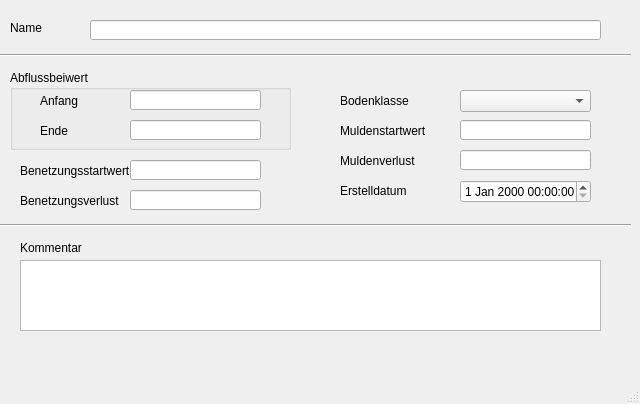
<?xml version="1.0" encoding="UTF-8"?>
<ui version="4.0">
 <class>MainWindow</class>
 <widget class="QMainWindow" name="MainWindow">
  <property name="geometry">
   <rect>
    <x>0</x>
    <y>0</y>
    <width>640</width>
    <height>404</height>
   </rect>
  </property>
  <property name="windowTitle">
   <string>MainWindow</string>
  </property>
  <widget class="QWidget" name="centralwidget">
   <widget class="QLabel" name="label">
    <property name="geometry">
     <rect>
      <x>10</x>
      <y>20</y>
      <width>46</width>
      <height>16</height>
     </rect>
    </property>
    <property name="text">
     <string>Name</string>
    </property>
   </widget>
   <widget class="QLabel" name="label_20">
    <property name="geometry">
     <rect>
      <x>20</x>
      <y>190</y>
      <width>121</width>
      <height>21</height>
     </rect>
    </property>
    <property name="text">
     <string>Benetzungsverlust</string>
    </property>
   </widget>
   <widget class="QLabel" name="label_5">
    <property name="geometry">
     <rect>
      <x>20</x>
      <y>160</y>
      <width>111</width>
      <height>21</height>
     </rect>
    </property>
    <property name="text">
     <string>Benetzungsstartwert</string>
    </property>
   </widget>
   <widget class="QLabel" name="label_6">
    <property name="geometry">
     <rect>
      <x>340</x>
      <y>120</y>
      <width>91</width>
      <height>21</height>
     </rect>
    </property>
    <property name="text">
     <string>Muldenstartwert</string>
    </property>
   </widget>
   <widget class="QLabel" name="label_18">
    <property name="geometry">
     <rect>
      <x>340</x>
      <y>90</y>
      <width>91</width>
      <height>21</height>
     </rect>
    </property>
    <property name="text">
     <string>Bodenklasse</string>
    </property>
   </widget>
   <widget class="QLabel" name="label_70">
    <property name="geometry">
     <rect>
      <x>340</x>
      <y>180</y>
      <width>91</width>
      <height>21</height>
     </rect>
    </property>
    <property name="text">
     <string>Erstelldatum</string>
    </property>
   </widget>
   <widget class="Line" name="line">
    <property name="geometry">
     <rect>
      <x>0</x>
      <y>40</y>
      <width>631</width>
      <height>31</height>
     </rect>
    </property>
    <property name="orientation">
     <enum>Qt::Horizontal</enum>
    </property>
   </widget>
   <widget class="Line" name="line_2">
    <property name="geometry">
     <rect>
      <x>0</x>
      <y>210</y>
      <width>631</width>
      <height>31</height>
     </rect>
    </property>
    <property name="orientation">
     <enum>Qt::Horizontal</enum>
    </property>
   </widget>
   <widget class="QLabel" name="label_14">
    <property name="geometry">
     <rect>
      <x>20</x>
      <y>240</y>
      <width>81</width>
      <height>16</height>
     </rect>
    </property>
    <property name="text">
     <string>Kommentar</string>
    </property>
   </widget>
   <widget class="QGroupBox" name="groupBox">
    <property name="geometry">
     <rect>
      <x>10</x>
      <y>70</y>
      <width>281</width>
      <height>80</height>
     </rect>
    </property>
    <property name="title">
     <string>Abflussbeiwert </string>
    </property>
    <widget class="QLabel" name="label_9">
     <property name="geometry">
      <rect>
       <x>30</x>
       <y>20</y>
       <width>71</width>
       <height>21</height>
      </rect>
     </property>
     <property name="text">
      <string>Anfang</string>
     </property>
    </widget>
    <widget class="QLabel" name="label_13">
     <property name="geometry">
      <rect>
       <x>30</x>
       <y>50</y>
       <width>71</width>
       <height>21</height>
      </rect>
     </property>
     <property name="text">
      <string>Ende</string>
     </property>
    </widget>
    <widget class="QLineEdit" name="anfangsabflussbeiwert">
     <property name="geometry">
      <rect>
       <x>120</x>
       <y>20</y>
       <width>131</width>
       <height>20</height>
      </rect>
     </property>
    </widget>
    <widget class="QLineEdit" name="endabflussbeiwert">
     <property name="geometry">
      <rect>
       <x>120</x>
       <y>50</y>
       <width>131</width>
       <height>20</height>
      </rect>
     </property>
    </widget>
   </widget>
   <widget class="QLabel" name="label_21">
    <property name="geometry">
     <rect>
      <x>340</x>
      <y>150</y>
      <width>91</width>
      <height>21</height>
     </rect>
    </property>
    <property name="text">
     <string>Muldenverlust</string>
    </property>
   </widget>
   <widget class="QLineEdit" name="apnam">
    <property name="geometry">
     <rect>
      <x>90</x>
      <y>20</y>
      <width>511</width>
      <height>20</height>
     </rect>
    </property>
   </widget>
   <widget class="QLineEdit" name="benetzung_startwert">
    <property name="geometry">
     <rect>
      <x>130</x>
      <y>160</y>
      <width>131</width>
      <height>20</height>
     </rect>
    </property>
   </widget>
   <widget class="QLineEdit" name="benetzungsverlust">
    <property name="geometry">
     <rect>
      <x>130</x>
      <y>190</y>
      <width>131</width>
      <height>20</height>
     </rect>
    </property>
   </widget>
   <widget class="QComboBox" name="bodenklasse">
    <property name="geometry">
     <rect>
      <x>460</x>
      <y>90</y>
      <width>131</width>
      <height>22</height>
     </rect>
    </property>
   </widget>
   <widget class="QLineEdit" name="mulden_startwert">
    <property name="geometry">
     <rect>
      <x>460</x>
      <y>120</y>
      <width>131</width>
      <height>20</height>
     </rect>
    </property>
   </widget>
   <widget class="QLineEdit" name="muldenverlust">
    <property name="geometry">
     <rect>
      <x>460</x>
      <y>150</y>
      <width>131</width>
      <height>20</height>
     </rect>
    </property>
   </widget>
   <widget class="QTextEdit" name="kommentar">
    <property name="geometry">
     <rect>
      <x>20</x>
      <y>260</y>
      <width>581</width>
      <height>71</height>
     </rect>
    </property>
   </widget>
   <widget class="QgsDateTimeEdit" name="createdat">
    <property name="geometry">
     <rect>
      <x>460</x>
      <y>180</y>
      <width>131</width>
      <height>23</height>
     </rect>
    </property>
   </widget>
  </widget>
  <widget class="QMenuBar" name="menubar">
   <property name="geometry">
    <rect>
     <x>0</x>
     <y>0</y>
     <width>640</width>
     <height>21</height>
    </rect>
   </property>
  </widget>
  <widget class="QStatusBar" name="statusbar"/>
 </widget>
 <customwidgets>
  <customwidget>
   <class>QgsDateTimeEdit</class>
   <extends>QDateTimeEdit</extends>
   <header>qgsdatetimeedit.h</header>
  </customwidget>
 </customwidgets>
 <resources/>
 <connections/>
</ui>
